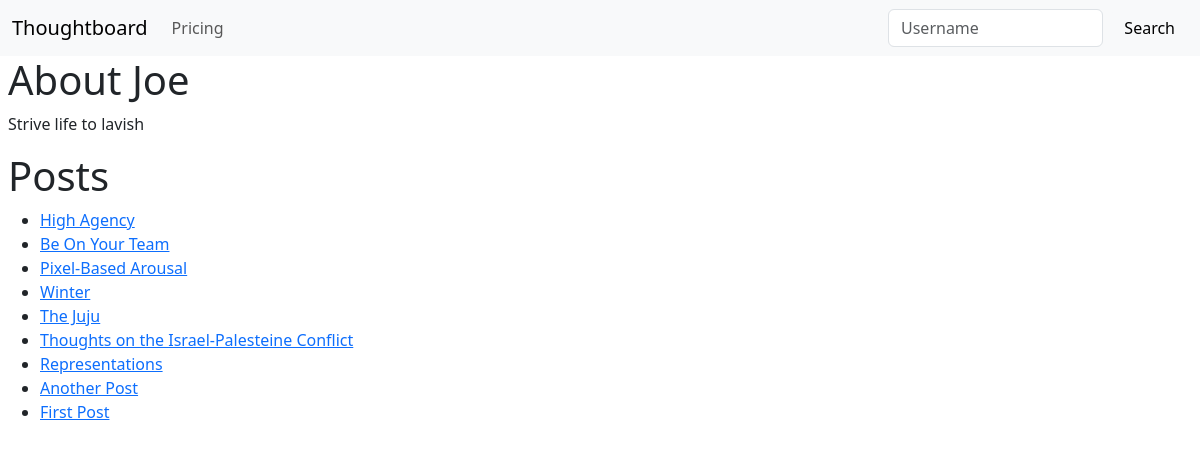
Before: /home/joemonem with the older database file.
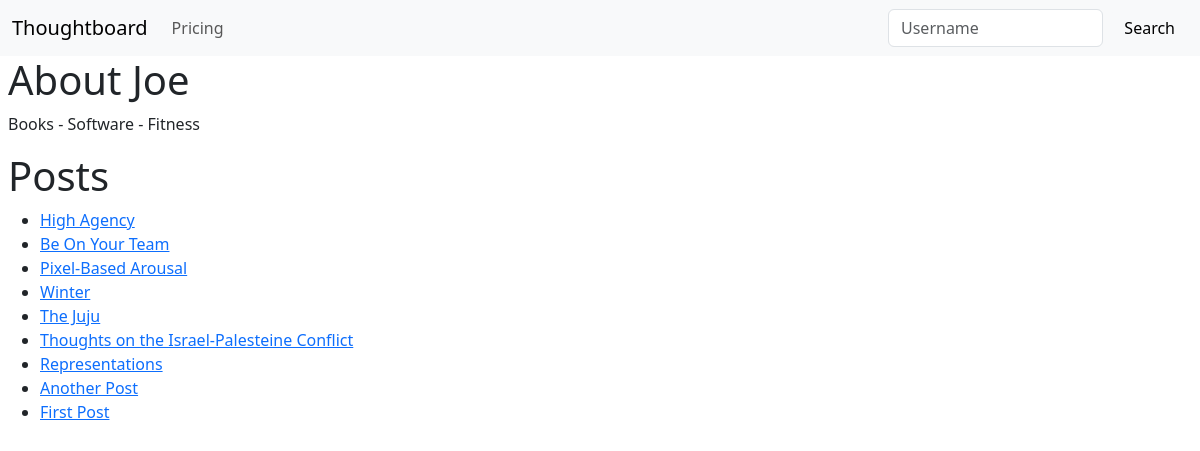
After: the same page with the newer database file.
### theblog/models.py (models this page shows, shortened)
class Profile(models.Model):
    user = models.ForeignKey(User, on_delete=models.CASCADE)
    bio = models.TextField(blank=True, max_length=1000)
    location = models.CharField(max_length=100, blank=True)

class Post(models.Model):
    title = models.CharField(max_length=255)
    author = models.ForeignKey(User, on_delete=models.CASCADE)
    body = RichTextField(blank=True, null=True)
    published_date = models.DateField(default=timezone.now)

### theblog/views.py (the view)
# urls.py: path("home/<str:pk>", HomeView.as_view(), name="home"),
class HomeView(ListView):
    model = Post
    template_name = "home.html"
    context_object_name = "posts"
    def get_context_data(self, **kwargs):
        context = super().get_context_data(**kwargs)
        username = self.kwargs["pk"]
        user_object = get_object_or_404(User, username=username)
        user_profile = get_object_or_404(Profile, user=user_object)
        user_posts = Post.objects.filter(author=user_object)
        context["user_object"] = user_object
        context["user_profile"] = user_profile
        context["user_posts"] = user_posts
        return context

### theblog/templates/home.html
{% extends 'base.html' %}
{%block content %}
{% if messages %}
<ul class="messages">
    {% for message in messages %}
    <h3{% if message.tags %} class="{{ message.tags }}" {% endif %}>{{ message }}</h3>
        {% endfor %}
</ul>
{%else%}
{%if user_profile.bio%}
<h1>About {{user_profile.user.first_name}}</h1>
<p>{{user_profile.bio}}</p>
{%else%}
<h1>No Bio Yet</h1>
<p>You can visit Edit Profile in the Navbar to add one.</p>
{%endif%}
{% if user_posts%}
<h1>Posts</h1>
<ul>
    {% for post in user_posts reversed %}
    <li>
        <a href="{%url 'article-details' post.pk %}"> {{post.title}} </a>
        <br>
    </li>
    {% endfor %}
    {% else %}
    <h1>No Posts yet</h1>
    <p>Click on Add Post in the Navbar to create one.</p>
    {%endif%}
</ul>
{% endif %}
{% endblock %}

### theblog/templates/base.html (shortened to what this page needs)
<!doctype html>
<html lang="en">
<head>
    <link href="https://cdn.jsdelivr.net/npm/bootstrap@5.3.2/dist/css/bootstrap.min.css" rel="stylesheet"
>
</head>
<body>
    <nav class="navbar navbar-expand-lg bg-body-tertiary">
        <div class="container-fluid">
            {% if user.is_authenticated%}
            <a class="navbar-brand" href="{% url 'home' user.username%}">Thoughtboard</a>
            {%else%}
            <a class="navbar-brand" href="{% url 'about' %}">Thoughtboard</a>
            {%endif%}
            <div class="collapse navbar-collapse" id="navbarNav">
                <ul class="navbar-nav">
                    <li class="nav-item">
                        <a class="nav-link" href="{% url 'landing'%}">Pricing</a>
                    </li>
                </ul>
            </div>
            <form method="post" action="{% url 'search_redirect' %}" class="d-flex" style="max-width: 300px;">
                <input class="form-control me-2" type="input" name="username" placeholder="Username">
                <button class="btn btn-light" type="submit">Search</button>
            </form>
        </div>
    </nav>
    <div class="ms-2">
        {% block content %}
        {% endblock %}
    </div>
</body>
</html>

Changed rows visible on the page:
changed Profile "Joe": bio "Strive life to lavish" → "Books - Software - Fitness"
